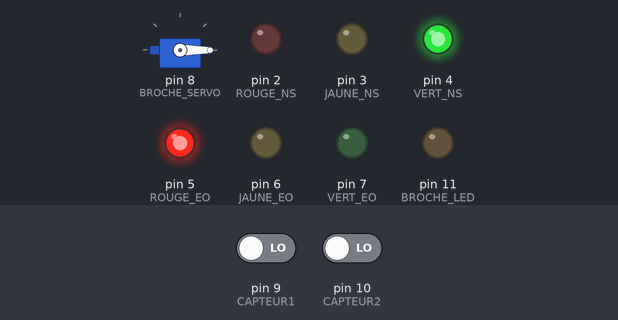
Bench run of a sketch on a simulated Arduino Uno, built with avr-gcc and run on an emulated ATmega328P. On the bench: servo, output pins drawn as LEDs (lit = HIGH). The test bench sets the inputs (shaded band); at power-on: pin 9 (CAPTEUR1) LOW, pin 10 (CAPTEUR2) LOW.

Above: at 0.1 s.
At 30.1 s:
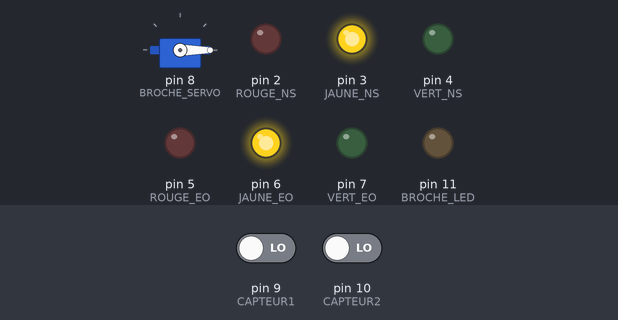
At 33.1 s:
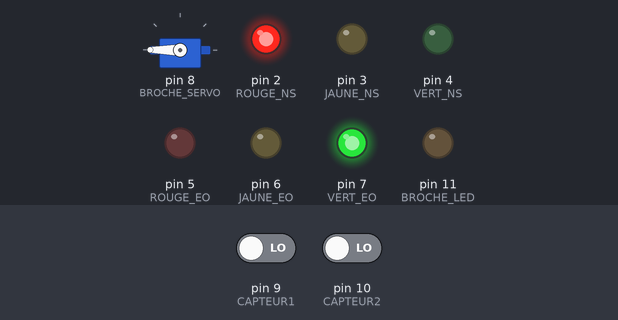
Timing chart, 0 to 34.6 s (numbered marks = the images above):
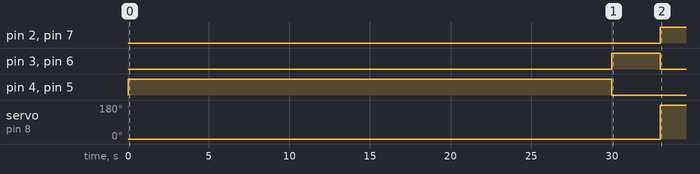

The sketch:

TP_FeuxRoutier.ino
```cpp
#include <Servo.h>

// Définition des broches pour les feux de circulation
const int ROUGE_NS = 2;
const int JAUNE_NS = 3;
const int VERT_NS = 4;
const int ROUGE_EO = 5;
const int JAUNE_EO = 6;
const int VERT_EO = 7;

// Définition de la broche du servo moteur
const int BROCHE_SERVO = 8;

// Définition des broches des capteurs
const int CAPTEUR1 = 9;
const int CAPTEUR2 = 10;

// Définition de la broche de la LED
const int BROCHE_LED = 11;

// Définition des durées de phase
const long DUREE_PHASE1 = 30000; // Phase 1 : Feux nord-sud vert, feux est-ouest rouge
const long DUREE_PHASE2 = 3000;  // Phase 2 : Feux nord-sud jaune, feux est-ouest jaune
const long DUREE_PHASE3 = 30000; // Phase 3 : Feux nord-sud rouge, feux est-ouest vert
const long DUREE_PHASE4 = 3000;  // Phase 4 : Feux nord-sud jaune, feux est-ouest jaune

Servo servo;

void setup() {
  // Initialisation des broches de sortie
  pinMode(ROUGE_NS, OUTPUT);
  pinMode(JAUNE_NS, OUTPUT);
  pinMode(VERT_NS, OUTPUT);
  pinMode(ROUGE_EO, OUTPUT);
  pinMode(JAUNE_EO, OUTPUT);
  pinMode(VERT_EO, OUTPUT);
  pinMode(BROCHE_LED, OUTPUT);

  // Initialisation des broches des capteurs
  pinMode(CAPTEUR1, INPUT);
  pinMode(CAPTEUR2, INPUT);

  // Initialisation du servo moteur
  servo.attach(BROCHE_SERVO);
}

void loop() {
  // Vérification de l'état des capteurs
  bool capteur1_actif = digitalRead(CAPTEUR1) == HIGH;
  bool capteur2_actif = digitalRead(CAPTEUR2) == HIGH;

  // Allumage de la LED si un des capteurs est activé
  digitalWrite(BROCHE_LED, capteur1_actif || capteur2_actif);

  // Phase 1 : Feux nord-sud vert, feux est-ouest rouge, servo à 0°
  digitalWrite(ROUGE_NS, LOW);
  digitalWrite(JAUNE_NS, LOW);
  digitalWrite(VERT_NS, HIGH);
  digitalWrite(ROUGE_EO, HIGH);
  digitalWrite(JAUNE_EO, LOW);
  digitalWrite(VERT_EO, LOW);
  servo.write(0);
  delay(DUREE_PHASE1);

  // Phase 2 : Feux nord-sud jaune, feux est-ouest jaune
  digitalWrite(ROUGE_NS, LOW);
  digitalWrite(JAUNE_NS, HIGH);
  digitalWrite(VERT_NS, LOW);
  digitalWrite(ROUGE_EO, LOW);
  digitalWrite(JAUNE_EO, HIGH);
  digitalWrite(VERT_EO, LOW);
  delay(DUREE_PHASE2);

  // Phase 3 : Feux nord-sud rouge, feux est-ouest vert, servo à 180°
  digitalWrite(ROUGE_NS, HIGH);
  digitalWrite(JAUNE_NS, LOW);
  digitalWrite(VERT_NS, LOW);
  digitalWrite(ROUGE_EO, LOW);
  digitalWrite(JAUNE_EO, LOW);
  digitalWrite(VERT_EO, HIGH);
  servo.write(180);
  delay(DUREE_PHASE3);

  // Phase 4 : Feux nord-sud jaune, feux est-ouest jaune
  digitalWrite(ROUGE_NS, LOW);
  digitalWrite(JAUNE_NS, HIGH);
  digitalWrite(VERT_NS, LOW);
  digitalWrite(ROUGE_EO, LOW);
  digitalWrite(JAUNE_EO, HIGH);
  digitalWrite(VERT_EO, LOW);
  delay(DUREE_PHASE4);
}
```

Measured:
- by itself, pin 2 (ROUGE_NS), pin 7 (VERT_EO): LOW → HIGH at 33.0 s
- by itself, pin 3 (JAUNE_NS), pin 6 (JAUNE_EO): LOW → HIGH at 30.0 s, → LOW 3.0 s later
- by itself, pin 4 (VERT_NS), pin 5 (ROUGE_EO): LOW → HIGH at 0.00 s, → LOW 30.0 s later
- by itself, servo on pin 8 (BROCHE_SERVO): 0° → 180° at 33.0 s
